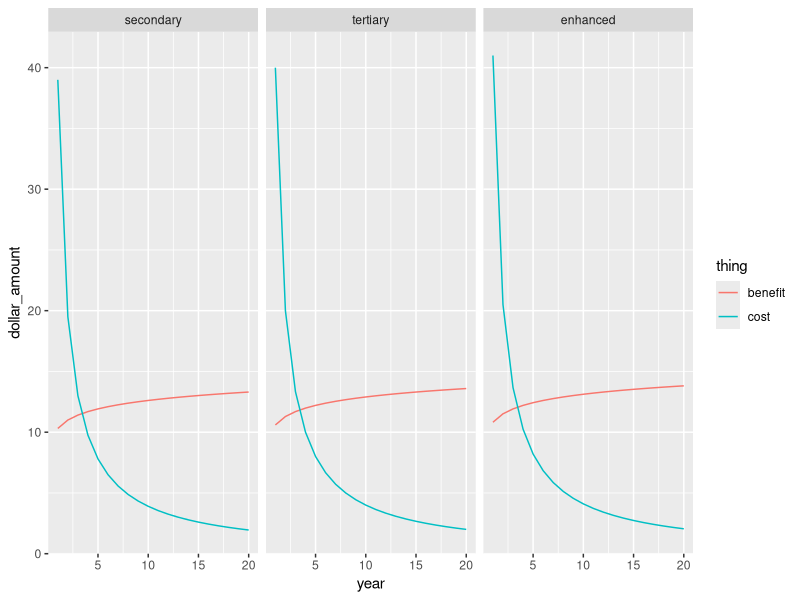

Here is the R script that generated this plot:
#script to do cost benefit analysis on sewage treatment options: secondary, tertiary or enhanced.
rm(list=ls())#clean out environment
library(tidyverse)# for data manipulation
discount_rate <- .05 # you can perform sensitivity analysis by altering the annual discount rate.
time_horizon <- 20 #the time horizon we are considering. 
#make tibble with 4 variables: treatment plant, year, thing (cost/benefit), dollar amount.
plant <- c(rep("secondary", 2*time_horizon), 
           rep("tertiary", 2*time_horizon), 
           rep("enhanced", 2*time_horizon))%>%
  factor(ordered=TRUE, levels=c("secondary","tertiary","enhanced"))
year <- rep(1:(time_horizon), 6)
thing <- rep(c(rep("cost", time_horizon), rep("benefit", time_horizon)), 3)
mydf <- tibble(plant=plant, year=year, thing=thing)%>%#create dataframe THEN
  # create artificial data where cost is mostly upfront, whereas benefits increase slowly over time, and
  # and the costs and benefits are greatest for enhanced, lowest for secondary, with tertiary intermediate. 
  mutate(dollar_amount=case_when(plant == "secondary" & thing == "cost" ~ 39/year,
                                 plant == "secondary" & thing == "benefit" ~ log(30000*year),
                                 plant == "tertiary" & thing == "cost" ~ 40/year,
                                 plant == "tertiary" & thing == "benefit" ~ log(40000*year),
                                 plant == "enhanced" & thing == "cost" ~ 41/year,
                                 plant == "enhanced" & thing == "benefit" ~ log(50000*year)))%>%#THEN
  mutate(present_value = dollar_amount/((1+discount_rate)^year))#calculate present value.

plot1 <- mydf%>%#graphical depiction costs and benefits for the three options
  ggplot(aes(year, dollar_amount, colour=thing))+
  geom_line()+
  facet_grid(~plant)
print(plot1)
#not obvious by looking which will be best.

results <- mydf%>%#use dataframe mydf THEN
  group_by(plant, thing)%>%#keep separate the plants and costs vs. benefits THEN
  summarise(total = sum(present_value))%>%#sum the present_values for each plant type for each thing THEN
  pivot_wider(names_from = thing, values_from = total, names_prefix = "sum_pv_")%>%# make data tidy THEN
  mutate(net_present_value = sum_pv_benefit - sum_pv_cost)%>%#calculate the net present value THEN
  arrange(desc(net_present_value))#arrange in order of attractiveness: best at top.

print(results)
cat (paste0("Given the costs, benefits, discount rate and time horizon, \n ",results$plant[[1]]," treatment yields the greatest net present value: ",round(results$net_present_value[[1]],1)))
 